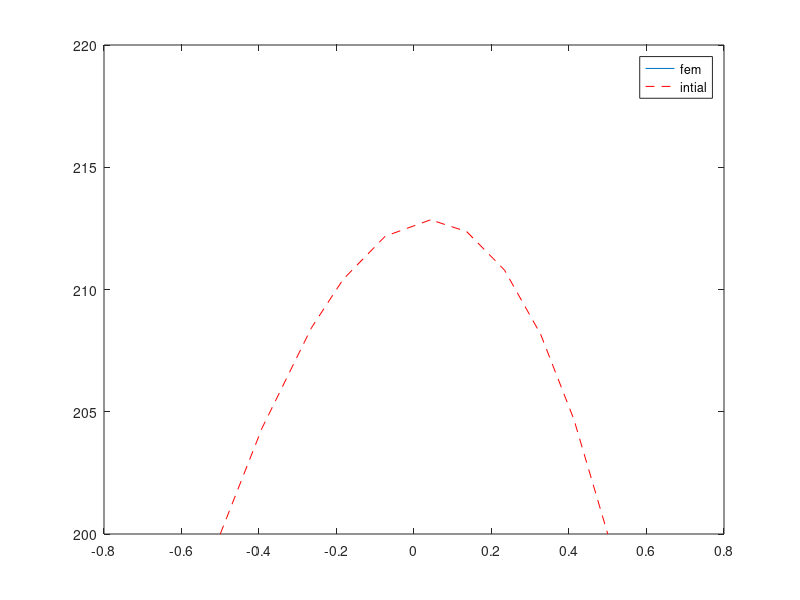

MATLAB code to generate this figure:
%%%%%%%%%%%%%%%%%%%%%%%%%%%%%%%%%%%%%%%%%%%%%%%%%
%         Matlab code for Poisson equation and diffusion equation      %
%                  Zhenyang Yuan                %
%                   12/02/2020                  %
%                                               %
%%%%%%%%%%%%%%%%%%%%%%%%%%%%%%%%%%%%%%%%%%%%%%%%%
clc
clear
close all

%% initialization
L = 1;%%length of the rod
n = 10;%number of elements
t_total = 0.5;

alpha = 1;

%%
x = linspace(-L/2,L/2,n+1);


%%
x(2:length(x)-1) = x(2:length(x)-1) + (-1)^round(rand(1))*rand(1,length(x)-2)*0.5*(x(2)-x(1));    %%rand mesh size
dx(1:length(x)-1) = x(2:length(x)) - x(1:length(x)-1) ;

cfl = 0.17;      %%fake CFL   test for optime one, this one is ideal for n = 10;
dt = (min(dx)/2+max(dx)/2)^2*cfl; 
ndt = t_total/dt;

%%construct matrix L_e and f_e
L_e = cell(1,n);
for i = 1 : n
        L_e(:,i) = {[1,-1;-1,1]/dx(i)};%
end

f_e = cell(1,n);
for i = 1 : n
        f_e(:,i) = {[ 1*100/dx(i)*(exp(x(i+1)) - (dx(i)+1)*exp(x(i)));...
                        1*100/dx(i)*((dx(i)-1)*exp(x(i+1))+exp(x(i)))]};
end


M_e = cell(1,n);
for i = 1 : n
        M_e(:,i) = {[1/3,1/6;1/6,1/3]*dx(i)};%
end

%%matrix A
A = sparse(2*n,n+1);
A_eye = [1;1];
B_eye = eye(n);
A_t = kron(B_eye,A_eye);
A(2:2*n,2:n+1) = A_t(1:2*n-1,1:n);
A(1,1) = 1;

%%extend matrix L and f and M
LL = sparse(2*n,2*n);
FF = sparse(2*n,1);
MM = sparse(2*n,2*n);
for i = 1 : n
    LL(2*i-1:2*i,2*i-1:2*i) = cell2mat(L_e(i));
    FF(2*i-1:2*i,1) = cell2mat(f_e(i));
    MM(2*i-1:2*i,2*i-1:2*i) = cell2mat(M_e(i));
end

%%build matrix 

L_g = A'*LL*A;
F_g = A'*FF;
M_g = A'*MM*A;


%%apply Direchlt BC in the code
L_gn = L_g(2:n,2:n);
F_gn = F_g(2:n);
F_gn(1) = F_gn(1) - L_g(2,1)*200;
F_gn(n-1) = F_gn(n-1) - L_g(n+1,n)*200;

M_gn = M_g(2:n,2:n);
M_gr1 = M_g(2:n,1);
M_grn = M_g(2:n,n+1);



 %%solution for poisson equation
                    T = 200+sparse(n+1,1);
                    T_g = L_gn\F_gn;
                    T(2:n,1) = T_g;
                    
                    
                    %%analytical
                    a = 100*(exp(L/2)-exp(-L/2))/L;
                    b = 200 + 100*exp(L/2) -a*L/2;
                    T_a = -100*exp(x) + a*x+b; 
                    
                    % plot(x,T,x,T_a,'--');
                    figure(3)
                    plot(x,T,x,T_a,'r--');
                    
                    legend('fem','analytical')


%%timeporal solution

N = M_g - (alpha*dt*L_g);
N_n = N(2:n,1:n+1);


for t = 0:dt:t_total
    T_temp = T;
    T0 = (N_n*T - 200*(M_gr1+M_grn));     %%I can't explain it in the code, just do it.
    T_n = M_gn\T0;
    T(2:n,1) = T_n;
    
    figure(3)
    plot(x,T,x,T_a,'r--');
    legend('fem','intial')
    ylim([200,220])
    drawnow
    t
    
    if norm(T - T_temp)/norm(T) < 10^-5         %%error has to be changed, smaller mesh, smaller tolerance
        break;
    end;
end
       
